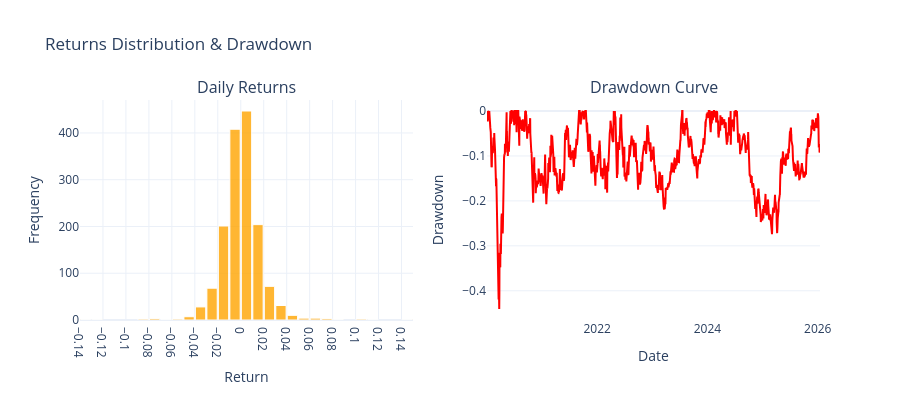

Source (notebook cell):
### Code cell
from plotly.subplots import make_subplots
import plotly.graph_objects as go

returns = eq_curve.pct_change().fillna(0)
returns=returns[START_DATE:END_DATE]
cum_max = eq_curve.cummax()
drawdown = (eq_curve - cum_max) / cum_max
mean_ret = returns.mean()
median_ret = returns.median()

fig = make_subplots(rows=1, cols=2, subplot_titles=('Daily Returns', 'Drawdown Curve'))
fig.add_trace(
    go.Histogram(
        x=returns,
        nbinsx=50,
        marker_color='orange',
        marker_line_color='white',
        marker_line_width=1,
        opacity=0.8,
        name='Returns'
    ),
    row=1, col=1
)
fig.add_trace(
    go.Scatter(
        x=drawdown.index,
        y=drawdown.values,
        mode='lines',
        line=dict(color='red', width=2),
        name='Drawdown'
    ),
    row=1, col=2
)
fig.update_xaxes(
    title_text='Return',
    row=1, col=1,
    nticks=20,
    showgrid=True
)
fig.update_yaxes(
    title_text='Frequency',
    row=1, col=1,
    showgrid=True
)
fig.update_xaxes(
    title_text='Date',
    row=1, col=2,
    showgrid=False
)
fig.update_yaxes(
    title_text='Drawdown',
    row=1, col=2,
    showgrid=True
)
fig.update_layout(
    title_text='Returns Distribution & Drawdown',
    bargap=0.1,               
    template='plotly_white',
    showlegend=False,
    width=900,
    height=400
)

fig.show()

### Figure 1 — Plotly figure (JSON) as saved in the notebook; plotly's stock layout.template omitted (floating-point values rounded to 4 significant figures; data arrays with more than 128 entries replaced by an {"elided": "..."} marker saying what was removed)
{"data": [{"marker": {"color": "orange", "line": {"color": "white", "width": 1}}, "name": "Returns", "nbinsx": 50, "opacity": 0.8, "type": "histogram", "x": {"elided": "1502 float values"}, "xaxis": "x", "yaxis": "y"}, {"line": {"color": "red", "width": 2}, "mode": "lines", "name": "Drawdown", "type": "scatter", "x": {"elided": "1502 str values"}, "xaxis": "x2", "y": {"elided": "1502 float values"}, "yaxis": "y2"}], "layout": {"annotations": [{"font": {"size": 16}, "showarrow": false, "text": "Daily Returns", "x": 0.225, "xanchor": "center", "xref": "paper", "y": 1, "yanchor": "bottom", "yref": "paper"}, {"font": {"size": 16}, "showarrow": false, "text": "Drawdown Curve", "x": 0.775, "xanchor": "center", "xref": "paper", "y": 1, "yanchor": "bottom", "yref": "paper"}], "bargap": 0.1, "height": 400, "showlegend": false, "title": {"text": "Returns Distribution & Drawdown"}, "width": 900, "xaxis": {"anchor": "y", "domain": [0, 0.45], "nticks": 20, "showgrid": true, "title": {"text": "Return"}}, "xaxis2": {"anchor": "y2", "domain": [0.55, 1], "showgrid": false, "title": {"text": "Date"}}, "yaxis": {"anchor": "x", "domain": [0, 1], "showgrid": true, "title": {"text": "Frequency"}}, "yaxis2": {"anchor": "x2", "domain": [0, 1], "showgrid": true, "title": {"text": "Drawdown"}}}}
